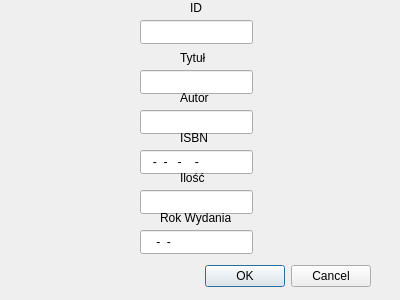
<?xml version="1.0" encoding="UTF-8"?>
<ui version="4.0">
 <class>edit2</class>
 <widget class="QDialog" name="edit2">
  <property name="geometry">
   <rect>
    <x>0</x>
    <y>0</y>
    <width>400</width>
    <height>300</height>
   </rect>
  </property>
  <property name="windowTitle">
   <string>Dialog</string>
  </property>
  <widget class="QDialogButtonBox" name="buttonBox">
   <property name="geometry">
    <rect>
     <x>30</x>
     <y>260</y>
     <width>341</width>
     <height>32</height>
    </rect>
   </property>
   <property name="orientation">
    <enum>Qt::Horizontal</enum>
   </property>
   <property name="standardButtons">
    <set>QDialogButtonBox::Cancel|QDialogButtonBox::Ok</set>
   </property>
  </widget>
  <widget class="QLineEdit" name="lineEdit">
   <property name="geometry">
    <rect>
     <x>140</x>
     <y>20</y>
     <width>113</width>
     <height>24</height>
    </rect>
   </property>
   <property name="readOnly">
    <bool>true</bool>
   </property>
  </widget>
  <widget class="QLineEdit" name="lineEdit_2">
   <property name="geometry">
    <rect>
     <x>140</x>
     <y>70</y>
     <width>113</width>
     <height>24</height>
    </rect>
   </property>
  </widget>
  <widget class="QLineEdit" name="lineEdit_3">
   <property name="geometry">
    <rect>
     <x>140</x>
     <y>110</y>
     <width>113</width>
     <height>24</height>
    </rect>
   </property>
  </widget>
  <widget class="QLineEdit" name="lineEdit_4">
   <property name="geometry">
    <rect>
     <x>140</x>
     <y>150</y>
     <width>113</width>
     <height>24</height>
    </rect>
   </property>
   <property name="inputMask">
    <string>000-00-000-0000-0</string>
   </property>
  </widget>
  <widget class="QLineEdit" name="lineEdit_5">
   <property name="geometry">
    <rect>
     <x>140</x>
     <y>190</y>
     <width>113</width>
     <height>24</height>
    </rect>
   </property>
   <property name="inputMask">
    <string>0000</string>
   </property>
  </widget>
  <widget class="QLineEdit" name="lineEdit_6">
   <property name="geometry">
    <rect>
     <x>140</x>
     <y>230</y>
     <width>113</width>
     <height>24</height>
    </rect>
   </property>
   <property name="inputMask">
    <string>0000-00-00</string>
   </property>
  </widget>
  <widget class="QLabel" name="label">
   <property name="geometry">
    <rect>
     <x>190</x>
     <y>0</y>
     <width>58</width>
     <height>16</height>
    </rect>
   </property>
   <property name="text">
    <string>ID</string>
   </property>
  </widget>
  <widget class="QLabel" name="label_2">
   <property name="geometry">
    <rect>
     <x>180</x>
     <y>50</y>
     <width>58</width>
     <height>16</height>
    </rect>
   </property>
   <property name="text">
    <string>Tytuł</string>
   </property>
  </widget>
  <widget class="QLabel" name="label_3">
   <property name="geometry">
    <rect>
     <x>180</x>
     <y>90</y>
     <width>58</width>
     <height>16</height>
    </rect>
   </property>
   <property name="text">
    <string>Autor</string>
   </property>
  </widget>
  <widget class="QLabel" name="label_4">
   <property name="geometry">
    <rect>
     <x>180</x>
     <y>130</y>
     <width>58</width>
     <height>16</height>
    </rect>
   </property>
   <property name="text">
    <string>ISBN</string>
   </property>
  </widget>
  <widget class="QLabel" name="label_5">
   <property name="geometry">
    <rect>
     <x>180</x>
     <y>170</y>
     <width>58</width>
     <height>16</height>
    </rect>
   </property>
   <property name="text">
    <string>Ilość</string>
   </property>
  </widget>
  <widget class="QLabel" name="label_6">
   <property name="geometry">
    <rect>
     <x>160</x>
     <y>210</y>
     <width>71</width>
     <height>16</height>
    </rect>
   </property>
   <property name="text">
    <string>Rok Wydania</string>
   </property>
  </widget>
 </widget>
 <resources/>
 <connections>
  <connection>
   <sender>buttonBox</sender>
   <signal>accepted()</signal>
   <receiver>edit2</receiver>
   <slot>accept()</slot>
   <hints>
    <hint type="sourcelabel">
     <x>248</x>
     <y>254</y>
    </hint>
    <hint type="destinationlabel">
     <x>157</x>
     <y>274</y>
    </hint>
   </hints>
  </connection>
  <connection>
   <sender>buttonBox</sender>
   <signal>rejected()</signal>
   <receiver>edit2</receiver>
   <slot>reject()</slot>
   <hints>
    <hint type="sourcelabel">
     <x>316</x>
     <y>260</y>
    </hint>
    <hint type="destinationlabel">
     <x>286</x>
     <y>274</y>
    </hint>
   </hints>
  </connection>
 </connections>
</ui>
